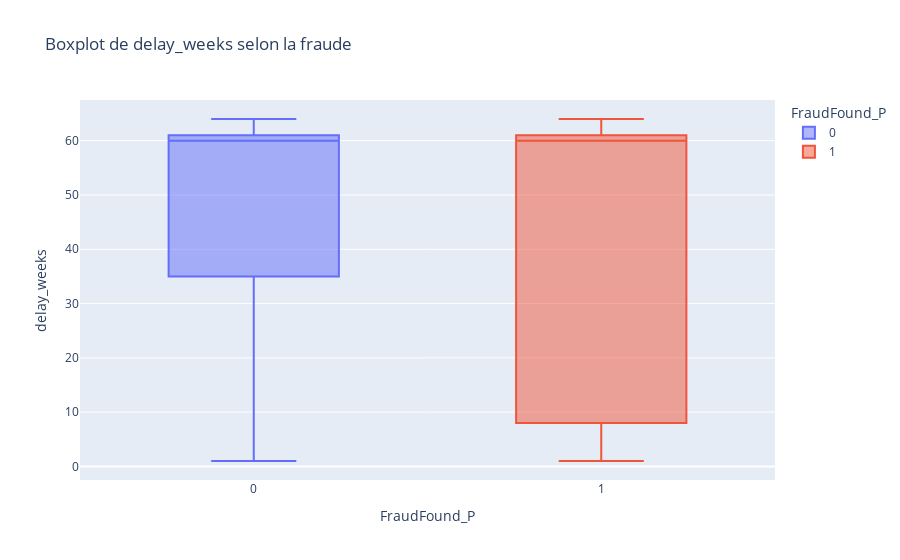
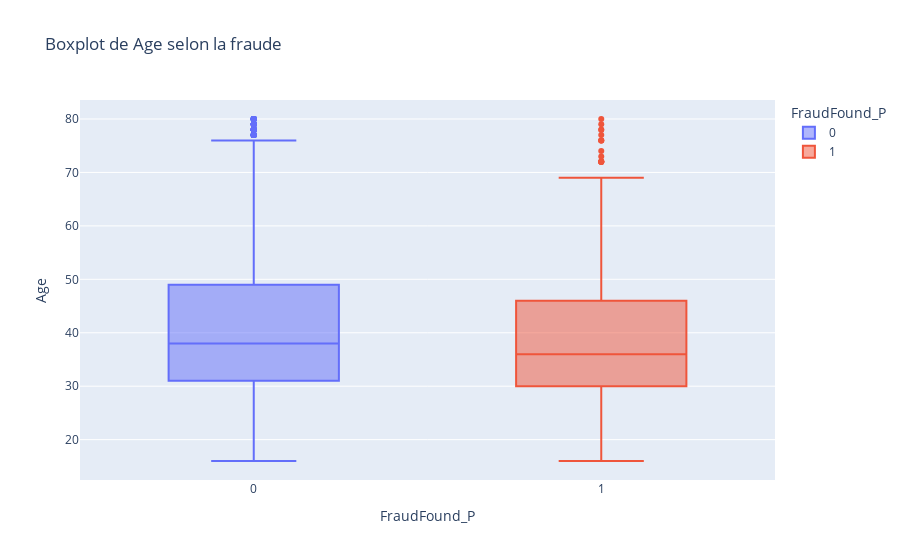

Here is the notebook cell these charts were saved with, in order:
### Code cell
# Variables quantitatives à analyser
vars_quanti = ["delay_weeks", "Age"]

for col in vars_quanti:
    # --- Boxplot ---
    fig_box = px.box(data,
        x="FraudFound_P",          
        y=col,                   
        color="FraudFound_P",      
        title=f"Boxplot de {col} selon la fraude"
    )
    fig_box.show()

### Figure 1 — Plotly figure (JSON) as saved in the notebook; plotly's stock layout.template omitted (floating-point values rounded to 4 significant figures; data arrays with more than 128 entries replaced by an {"elided": "..."} marker saying what was removed)
{"data": [{"alignmentgroup": "True", "hovertemplate": "FraudFound_P=%{x}<br>delay_weeks=%{y}<extra></extra>", "legendgroup": "0", "marker": {"color": "#636efa"}, "name": "0", "notched": false, "offsetgroup": "0", "orientation": "v", "showlegend": true, "type": "box", "x": {"elided": "14496 int values"}, "x0": " ", "xaxis": "x", "y": {"elided": "14496 int values"}, "y0": " ", "yaxis": "y"}, {"alignmentgroup": "True", "hovertemplate": "FraudFound_P=%{x}<br>delay_weeks=%{y}<extra></extra>", "legendgroup": "1", "marker": {"color": "#EF553B"}, "name": "1", "notched": false, "offsetgroup": "1", "orientation": "v", "showlegend": true, "type": "box", "x": {"elided": "923 int values"}, "x0": " ", "xaxis": "x", "y": {"elided": "923 int values"}, "y0": " ", "yaxis": "y"}], "layout": {"boxmode": "overlay", "legend": {"title": {"text": "FraudFound_P"}, "tracegroupgap": 0}, "title": {"text": "Boxplot de delay_weeks selon la fraude"}, "xaxis": {"anchor": "y", "categoryarray": [0, 1], "categoryorder": "array", "domain": [0, 1], "title": {"text": "FraudFound_P"}}, "yaxis": {"anchor": "x", "domain": [0, 1], "title": {"text": "delay_weeks"}}}}

### Figure 2 — Plotly figure (JSON) as saved in the notebook; plotly's stock layout.template omitted (floating-point values rounded to 4 significant figures; data arrays with more than 128 entries replaced by an {"elided": "..."} marker saying what was removed)
{"data": [{"alignmentgroup": "True", "hovertemplate": "FraudFound_P=%{x}<br>Age=%{y}<extra></extra>", "legendgroup": "0", "marker": {"color": "#636efa"}, "name": "0", "notched": false, "offsetgroup": "0", "orientation": "v", "showlegend": true, "type": "box", "x": {"elided": "14496 int values"}, "x0": " ", "xaxis": "x", "y": {"elided": "14496 int values"}, "y0": " ", "yaxis": "y"}, {"alignmentgroup": "True", "hovertemplate": "FraudFound_P=%{x}<br>Age=%{y}<extra></extra>", "legendgroup": "1", "marker": {"color": "#EF553B"}, "name": "1", "notched": false, "offsetgroup": "1", "orientation": "v", "showlegend": true, "type": "box", "x": {"elided": "923 int values"}, "x0": " ", "xaxis": "x", "y": {"elided": "923 int values"}, "y0": " ", "yaxis": "y"}], "layout": {"boxmode": "overlay", "legend": {"title": {"text": "FraudFound_P"}, "tracegroupgap": 0}, "title": {"text": "Boxplot de Age selon la fraude"}, "xaxis": {"anchor": "y", "categoryarray": [0, 1], "categoryorder": "array", "domain": [0, 1], "title": {"text": "FraudFound_P"}}, "yaxis": {"anchor": "x", "domain": [0, 1], "title": {"text": "Age"}}}}
